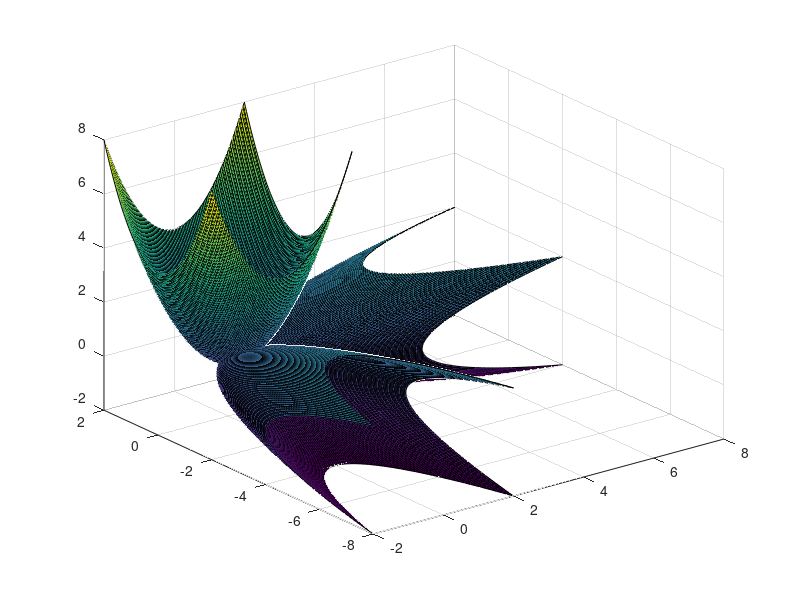

Reproduce this figure in MATLAB.
x = linspace(-2, 2, 100);
y = linspace(-2, 2, 100);
[X,Y] = meshgrid(x, y);
Z = X.^2 + Y.^2;
surf(X,Y,Z);
hold on
surf(X,-Z, Y);
surf(Z,X, Y);